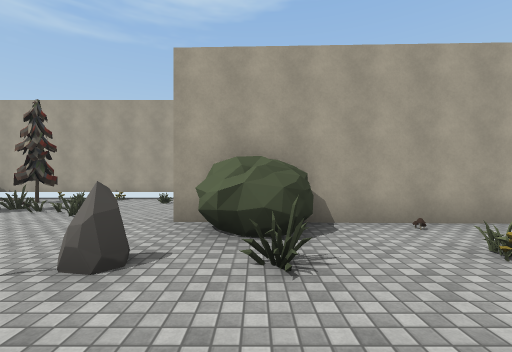
view 1 (above)

24 first-person views from a walk through a scene from a Unity 3-D project. The camera is 1.5 m above the floor, looks level and sees 90° across. The floor is counted in squares, 2 m on a side. Each view is taken from the middle of a square. On the plan, view 1 faces up. The plan holds only what a view shows up to about 9 squares ahead; the rest is blank. The place goes on beyond the plan. Some surface patterns are stand-ins.

view 2
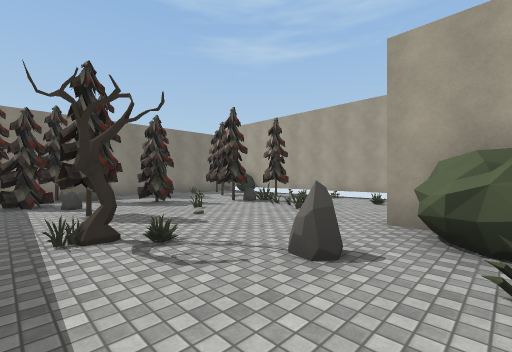

view 3
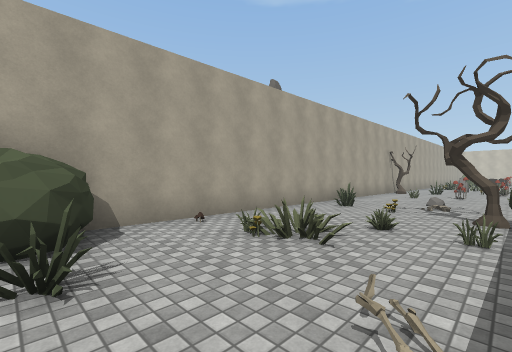

view 4
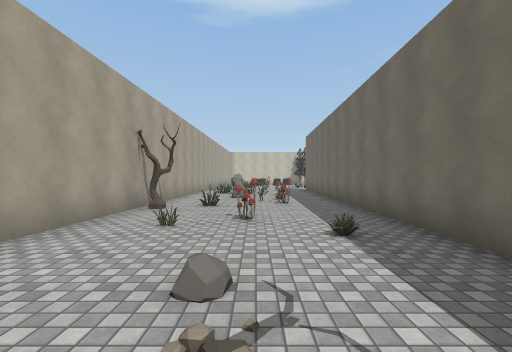

view 5
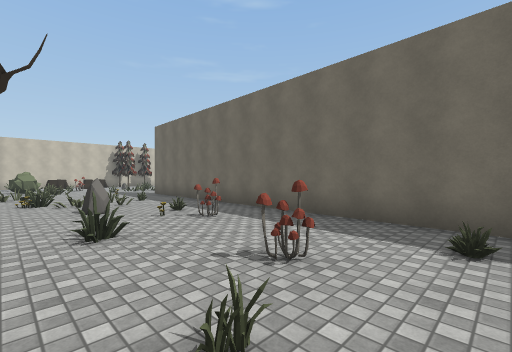

view 6
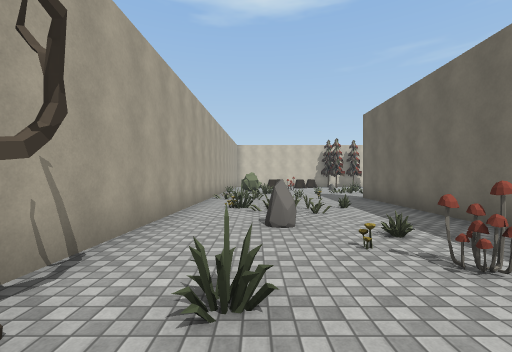

view 7
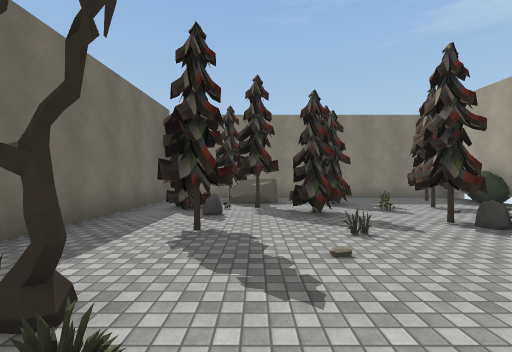

view 8
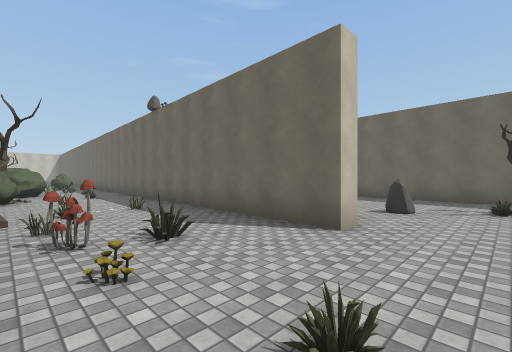

view 9
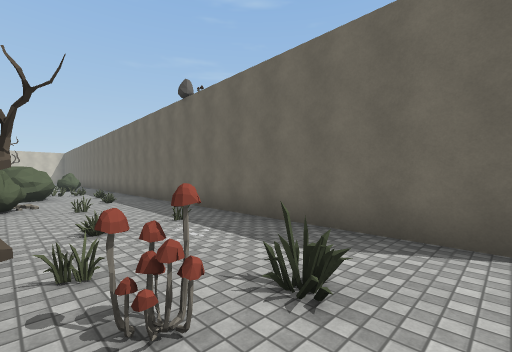

view 10
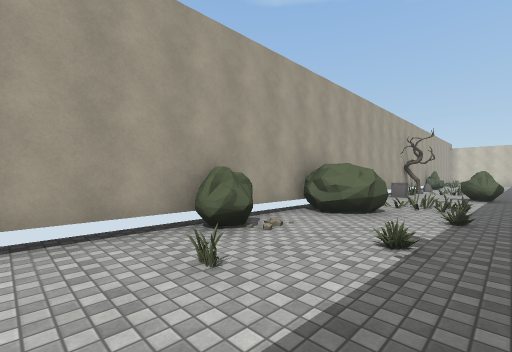

view 11
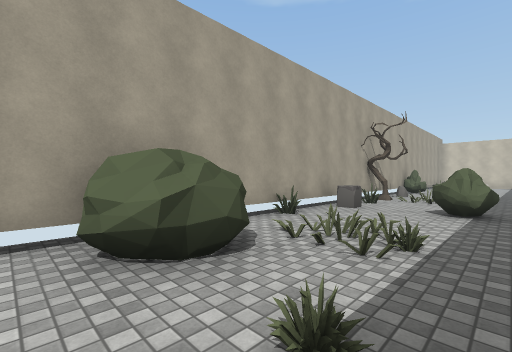

view 12
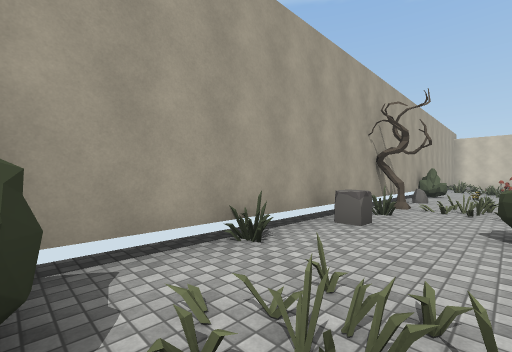

view 13
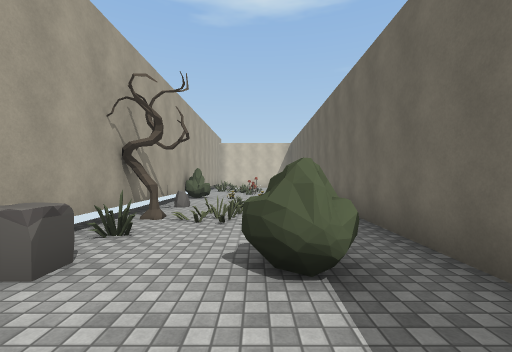

view 14
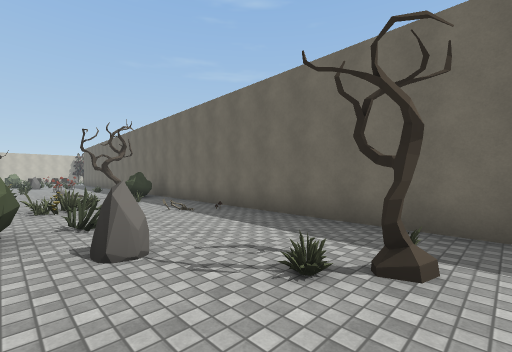

view 15
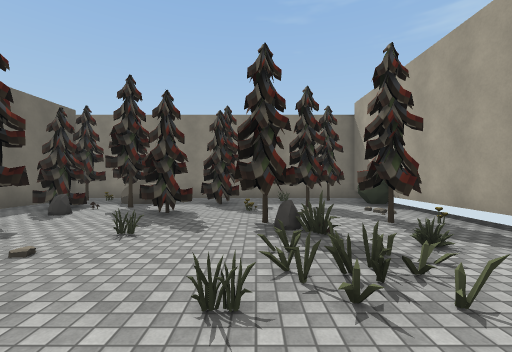

view 16
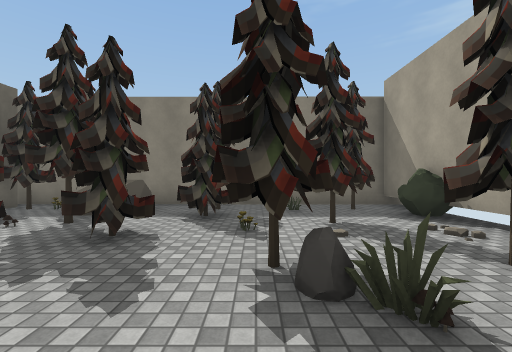

view 17
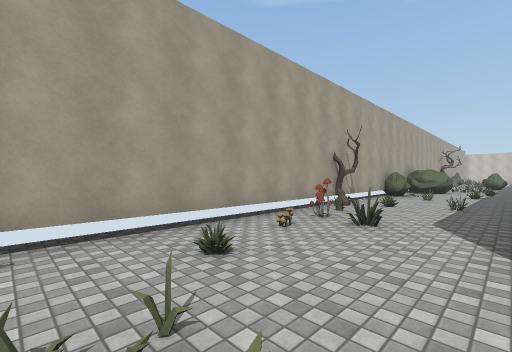

view 18
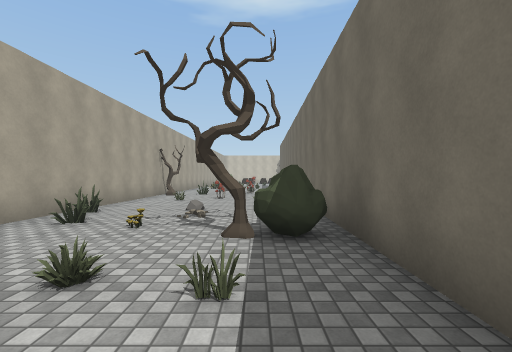

view 19
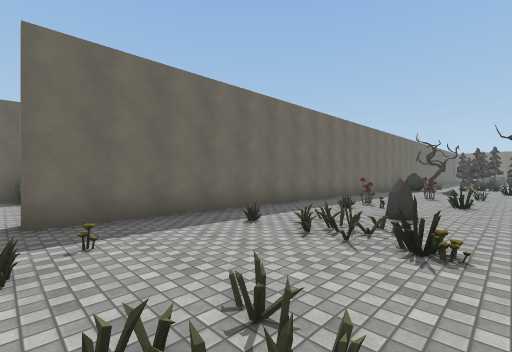

view 20
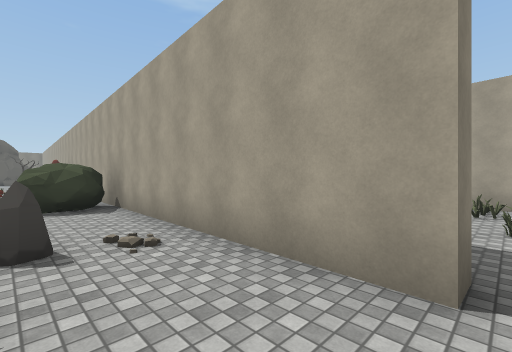

view 21
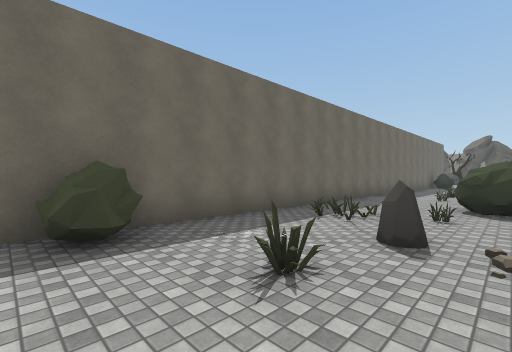

view 22
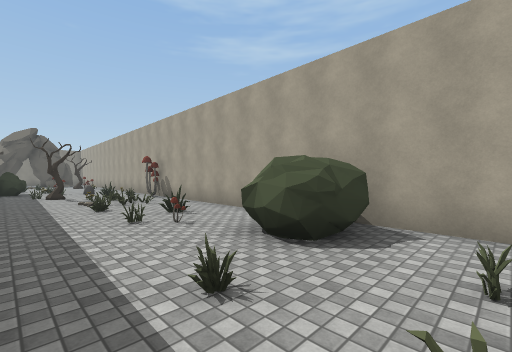

view 23
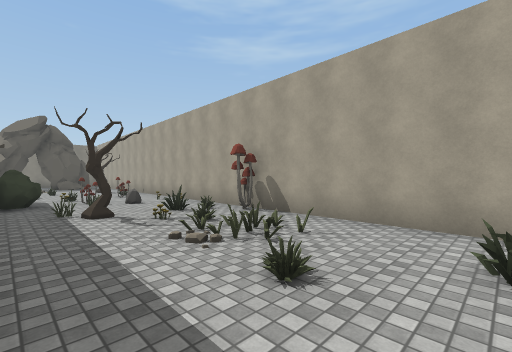

view 24
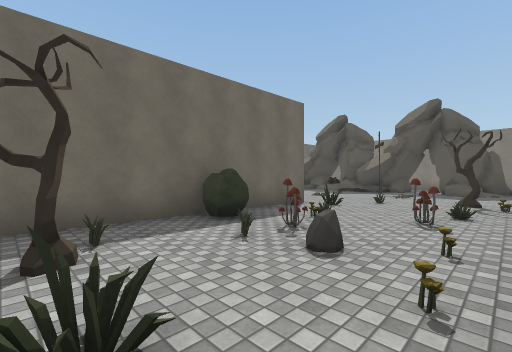

### Floor plan
Points are (right, up) in squares from view 1. A wall is a line through its corners. A room is listed if a view was taken in it or the views show most of it. See-through windows are left out.
Room 1 (views 1, 2, 3, 4, 5, 6, 7, 8, 9, 10, 11, 12, 13, 14, 15, 16, 17, 18, 19)
walls: (5.5, 8.3) (-10.8, 8.3); (8.5, 8.3) (7.4, 8.3); (13.7, 4.2) (19.2, 4.1); (16.5, 8.3) (10.4, 8.3); (20.1, 3.5) (-1.4, 4.2) (-1.3, 4.7) (8.2, 4.4); (-10.2, -0.8) (19.8, -1.7); (20.5, 8.3) (18.4, 8.3); (-10.8, 9.2) (-10.8, -1.3)
ways out: opening at (20, -2) to room 2
objects: other object (-10, 0) to (-10, 1); pine tree (-10, 1) to (-9, 2); pine tree (-10, 4); other object (-10, 6); pine tree (-10, 7); pine tree (-9, 0); boulder (-9, 2); pine tree (-9, 4); bush (-9, 8); pine tree (-8, 0) to (-8, 1); pine tree (-8, 2); other object (-8, 5); pine tree (-8, 6); other object (-7, 1); pine tree (-7, 3); pine tree (-6, 1) to (-5, 1); other object (-6, 5); pine tree (-6, 6); pine tree (-6, 7); other object (-6, 8); plant (-5, 3); other object (-5, 6); plant (-5, 7); other object (-4, 8); plant (-3, 1); tree (-3, 2); plant (-3, 5); plant (-3, 7); other object (-1, 2); other object (-1, 7); plant (0, 2); bush (0, 3) to (0, 4); mushroom (0, 7); plant (0, 8); other object (1, 7); plant (1, 8); plant (2, 2); other object (2, 3); tree (2, 8); other object (3, 2); plant (3, 6); plant (3, 7); plant (4, 0); plant (4, 1); bush (5, 0); tree (5, 1); plant (5, 7); other object (6, 2); plant (6, 3); bush (6, 8) to (7, 8); plant (7, 3); plant (7, 6); plant (9, 0); plant (9, 6); bush (9, 7) to (10, 8); mushroom (10, 1); plant (10, 2); plant (11, 6); other object (11, 7); plant (12, 2); tree (12, 3); plant (12, 8); mushroom (13, 0); plant (14, 0); other object (14, 1); bush (14, 6); rock (14, 8); other object (15, 2); plant (15, 8); plant (17, 0); other object (17, 1); plant (17, 2); other object (17, 3); other object (17, 6); tree (17, 8); other object (18, 6); other object (18, 8); other object (19, 0); plant (20, 1); other object (20, 2); other object (20, 6); other object (20, 7); bush (20, 8)
Room 2 (views 20, 21, 22, 23, 24)
walls: (10.9, -6.6) (20, -6.9); (-1.2, -6.3) (5, -6.5); (19.8, -1.7) (19.8, -2.2) (1.7, -1.6)
ways out: opening at (20, -2) to room 1
objects: tree (-3, -3); other object (-2, -5); other object (-2, -2); plant (-1, -5); plant (-1, -3); mushroom (0, -3); other object (1, -5); other object (1, -4); bush (2, -6); mushroom (2, -4); other object (2, -2); plant (3, -4); other object (3, -3); other object (3, -2); plant (4, -5); tree (5, -5); plant (5, -3); plant (6, -4); other object (6, -3); mushroom (6, -2); other object (7, -4); plant (9, -4); plant (10, -3); other object (11, -4); plant (11, -3); bush (12, -4) to (13, -3); plant (14, -5); other object (15, -5); plant (15, -4); other object (17, -4); other object (18, -4); bush (19, -6); other object (19, -4)

Positions as (right, up) in squares from view 1, and headings:
1: (0, 0), facing up
2: (0, 0), facing up-left
3: (0, 0), facing up-right
4: (6, 1), facing right
5: (9, 3), facing down-right
6: (11, 2), facing right
7: (-2, 2), facing left
8: (-3, 8), facing down-right
9: (-1, 8), facing down-right
10: (4, 5), facing up-right
11: (8, 5), facing up-right
12: (10, 6), facing up-right
13: (12, 6), facing right
14: (-4, 3), facing down-right
15: (-2, 5), facing left
16: (-4, 5), facing left
17: (-4, 5), facing up-right
18: (2, 0), facing right
19: (20, 3), facing down-left
20: (20, -4), facing up-left
21: (20, -3), facing down-left
22: (15, -6), facing up-left
23: (10, -6), facing up-left
24: (5, -2), facing down-left
